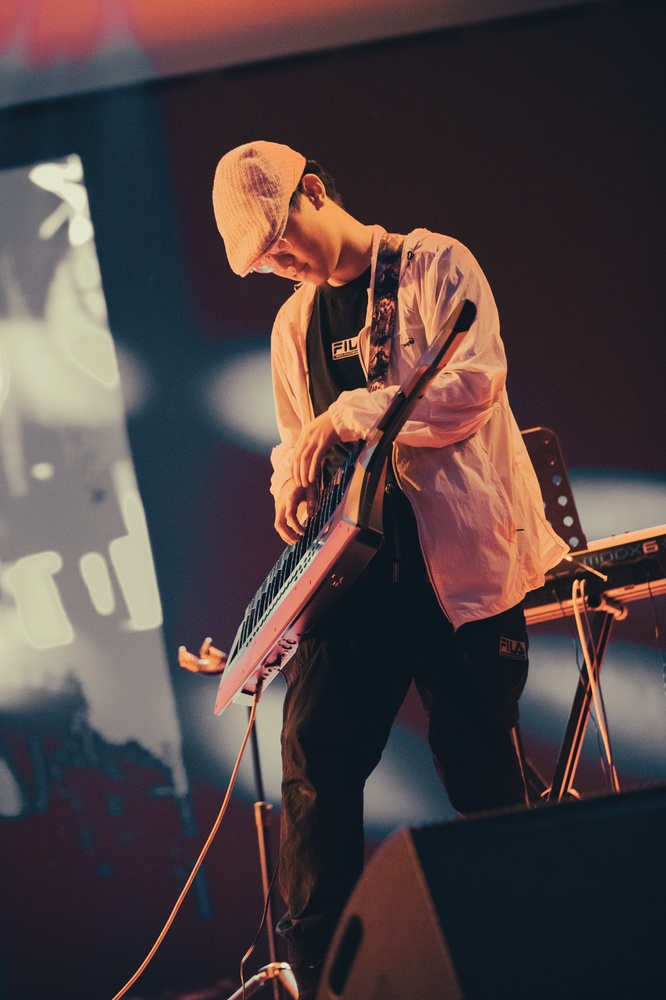
//> input picture _MG_7526.jpg, 666 x 1000 px, shrunk from 1333 x 2000 before the run
$ ./Sobel_Demo _MG_7526.jpg   (built with g++ and OpenCV 4)
//> lines starting //> are read from the running program, lines starting //| are printed output that depends on the picture
#pragma comment(lib, "opencv_world460d.lib")
#include<iostream>
#include<random>
#include<algorithm>
#include<string>
#include<opencv2/core.hpp>
#include<opencv2/imgcodecs.hpp>
#include<opencv2/imgproc.hpp>
#include<opencv2/highgui.hpp>

#include <iostream>

using namespace cv;
using namespace std;

/**
 * @function main
 */
int main( int argc, char** argv )
{
  cv::CommandLineParser parser(argc, argv,
                               "{@input   |lena.jpg|input image}"
                               "{ksize   k|1|ksize (hit 'K' to increase its value at run time)}"
                               "{scale   s|1|scale (hit 'S' to increase its value at run time)}"
                               "{delta   d|0|delta (hit 'D' to increase its value at run time)}"
                               "{help    h|false|show help message}");

  cout << "The sample uses Sobel or Scharr OpenCV functions for edge detection\n\n";
  parser.printMessage();
  cout << "\nPress 'ESC' to exit program.\nPress 'R' to reset values ( ksize will be -1 equal to Scharr function )";

  //![variables]
  // First we declare the variables we are going to use
  Mat image,src, src_gray;
  Mat grad;
  const String window_name = "Sobel Demo - Simple Edge Detector";
  int ksize = parser.get<int>("ksize");
  int scale = parser.get<int>("scale");
  int delta = parser.get<int>("delta");
  int ddepth = CV_16S;
  //![variables]

  //![load]
  String imageName = parser.get<String>("@input");
  // As usual we load our source image (src)
  image = imread( samples::findFile( imageName ), IMREAD_COLOR ); // Load an image
//> image is the input picture: 1000 rows x 666 cols, CV_8UC3; mean B, G, R 66.3, 65.9, 79.3

  // Check if image is loaded fine
  if( image.empty() )
  {
    printf("Error opening image: %s\n", imageName.c_str());
    return EXIT_FAILURE;
  }
  //![load]

  for (;;)
  {
    //![reduce_noise]
    // Remove noise by blurring with a Gaussian filter ( kernel size = 3 )
    GaussianBlur(image, src, Size(3, 3), 0, 0, BORDER_DEFAULT);
    //![reduce_noise]

    //![convert_to_gray]
    // Convert the image to grayscale
    cvtColor(src, src_gray, COLOR_BGR2GRAY);
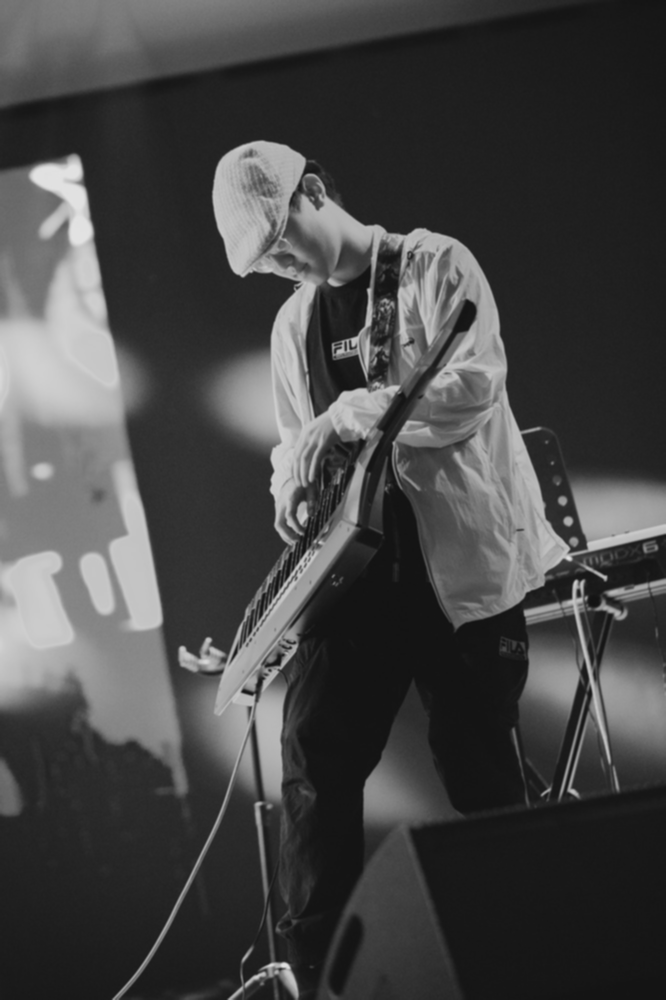
//> src_gray: 1000 rows x 666 cols, CV_8UC1; min 18, max 227, mean 70
    //![convert_to_gray]

    //![sobel]
    /// Generate grad_x and grad_y
    Mat grad_x, grad_y;
    Mat abs_grad_x, abs_grad_y;

    /// Gradient X
    Sobel(src_gray, grad_x, ddepth, 1, 0, ksize, scale, delta, BORDER_DEFAULT);
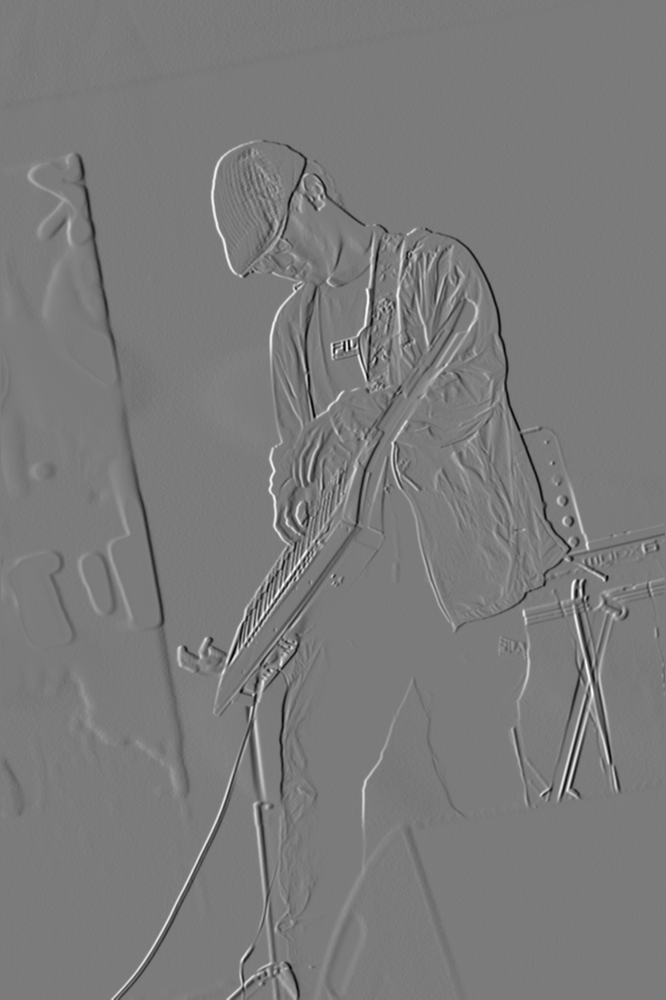
//> grad_x: 1000 rows x 666 cols, CV_16SC1; min -127, max 136, mean -0.2; drawn with min black and max white

    /// Gradient Y
    Sobel(src_gray, grad_y, ddepth, 0, 1, ksize, scale, delta, BORDER_DEFAULT);
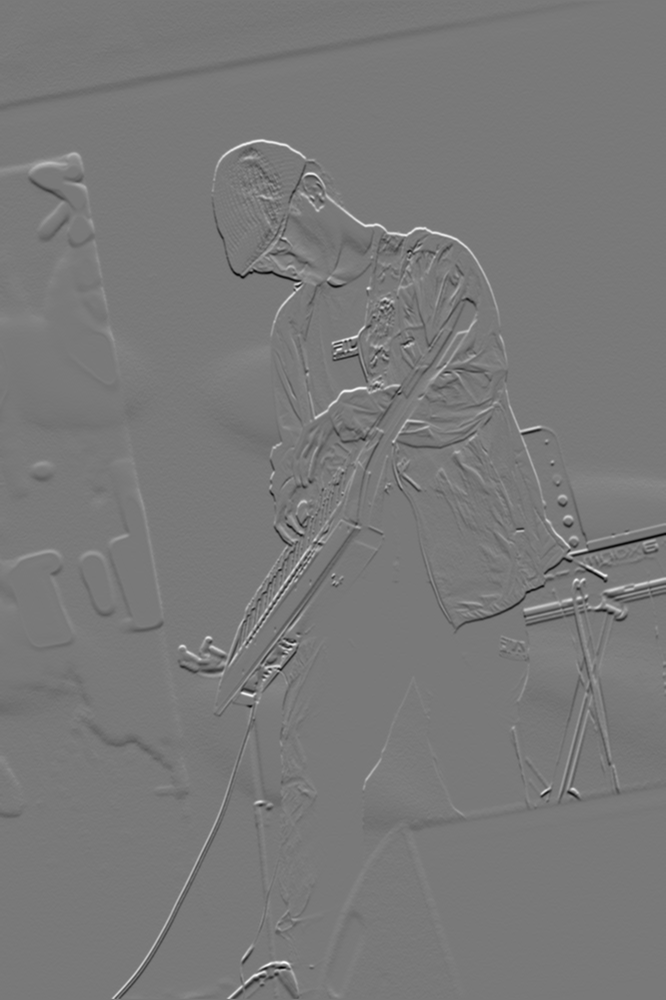
//> grad_y: 1000 rows x 666 cols, CV_16SC1; min -127, max 140, mean -0.1; drawn with min black and max white
    //![sobel]

    //![convert]
    // converting back to CV_8U
    convertScaleAbs(grad_x, abs_grad_x);
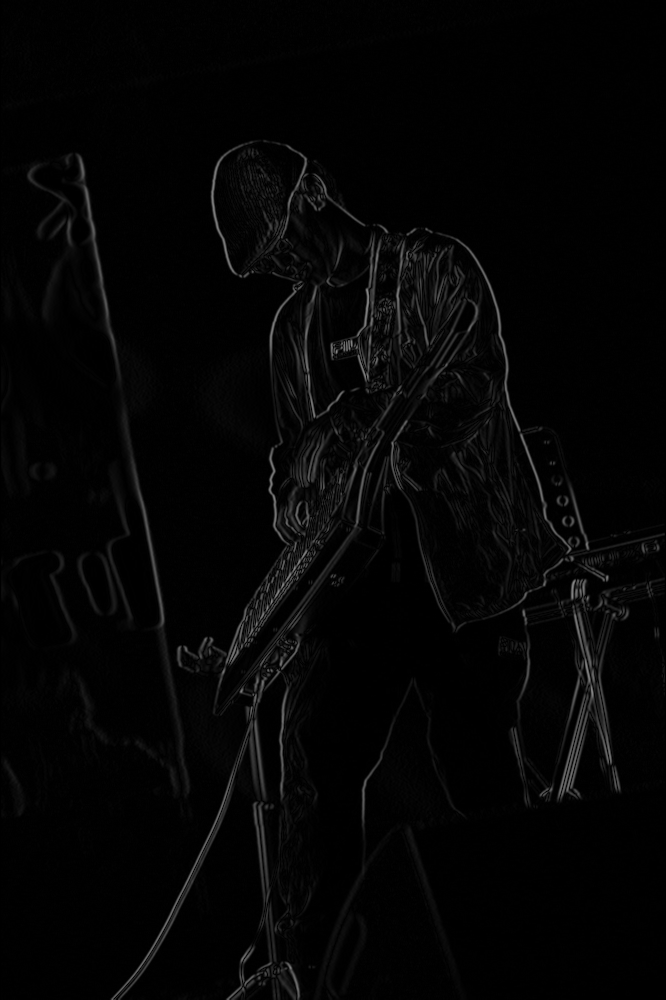
//> abs_grad_x: 1000 rows x 666 cols, CV_8UC1; min 0, max 136, mean 4.8
    convertScaleAbs(grad_y, abs_grad_y);
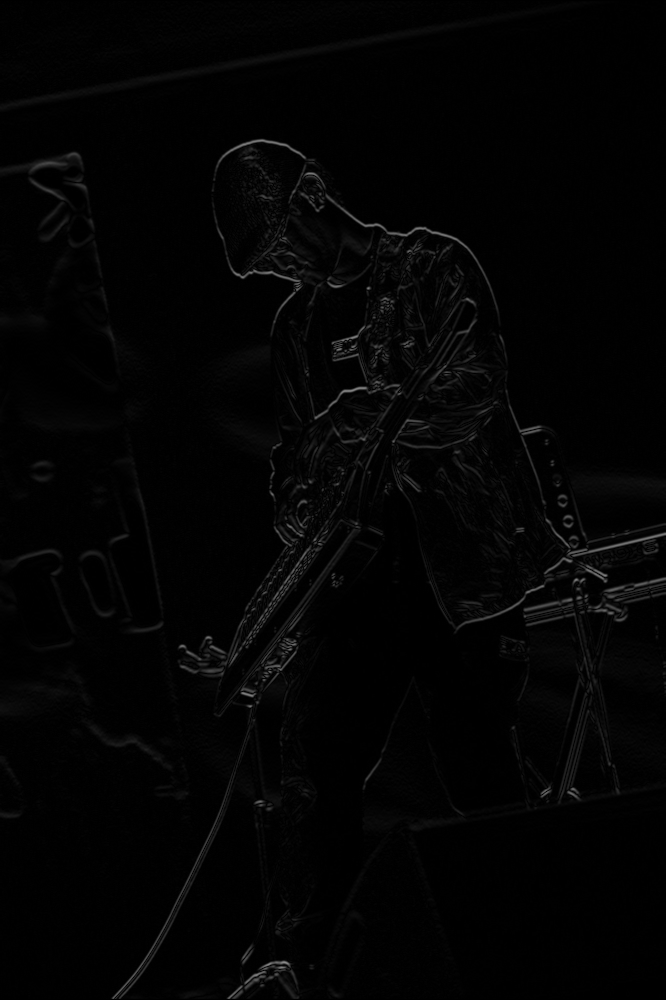
//> abs_grad_y: 1000 rows x 666 cols, CV_8UC1; min 0, max 140, mean 3.4
    //![convert]

    //![blend]
    /// Total Gradient (approximate)
    addWeighted(abs_grad_x, 0.5, abs_grad_y, 0.5, 0, grad);
    //![blend]

    //![display]
    imshow(window_name, grad);
    char key = (char)waitKey(0);
//> the Esc key is pressed
    //![display]

    if(key == 27)
    {
      return EXIT_SUCCESS;
//> (the program exits here)
